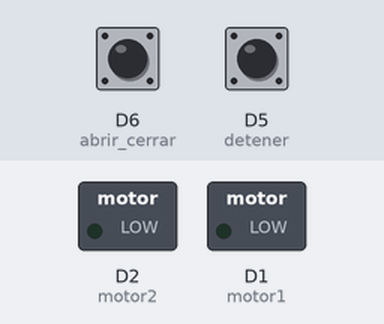
The program below on a simulated ESP8266 (NodeMCU). Parts: switched loads named in the program (green lamp = pin HIGH). The test bench sets the inputs (shaded band); at power-on: D6 (abrir_cerrar) HIGH, D5 (detener) HIGH.

Above: at 1.2 s.
1.3 s: D6 (abrir_cerrar) pulled LOW for 0.15 s
At 1.9 s:
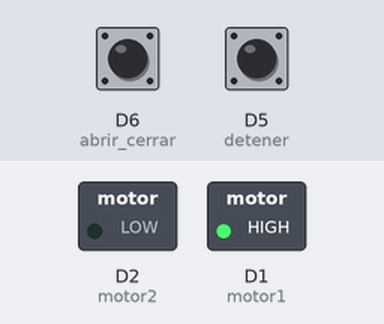
2.9 s: D5 (detener) pulled LOW for 0.15 s
At 3.2 s:
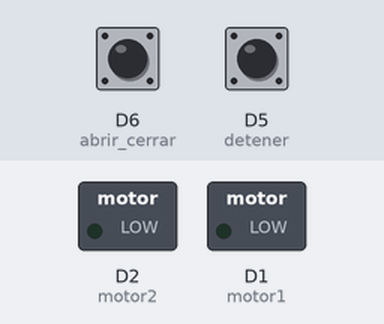
4.5 s: D6 (abrir_cerrar) pulled LOW for 1 s
At 5.8 s:
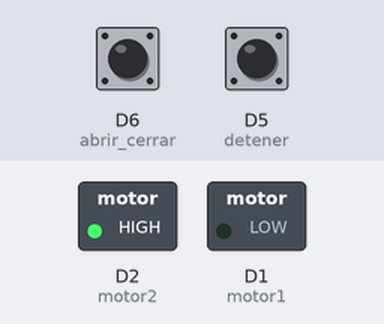
7.0 s: D5 (detener) pulled LOW for 1 s
At 7.8 s:
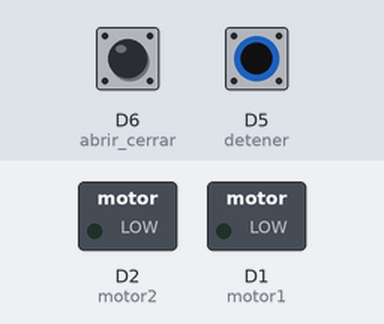
Timing chart, 0 to 10.0 s (numbered marks = the images above; inputs shaded):
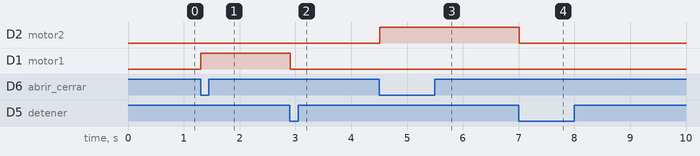

The program:

main.cpp
```cpp
#include <Arduino.h>

// Pines botones
const uint8_t detener = D5;
const uint8_t abrir_cerrar = D6;

// Pines salidas
const uint8_t motor1 = D1;
const uint8_t motor2 = D2;

// Variables de estado
bool lastEstadoLimite = HIGH;
bool lastEstadoBoton = HIGH;

bool dirSiguiente = true;  // true -> D1, false -> D2

void setup() {
    pinMode(detener, INPUT_PULLUP);
    pinMode(abrir_cerrar, INPUT_PULLUP);

    pinMode(motor1, OUTPUT);
    pinMode(motor2, OUTPUT);

    digitalWrite(motor1, LOW);
    digitalWrite(motor2, LOW);
}

void loop() {
    bool estadoLimite  = digitalRead(detener);
    bool estadoBoton = digitalRead(abrir_cerrar);

    // Si se pulsa alguno de los interruptores de limite, el motor se para
    if (lastEstadoLimite == HIGH && estadoLimite == LOW) {
        digitalWrite(motor1, LOW);
        digitalWrite(motor2, LOW);
    }

    // Si se pulsa el boton y el motor esta parado, se empieza a girar en la direccion contraria a la que estaba girando antes
    if (lastEstadoBoton == HIGH && estadoBoton == LOW) {

        if (digitalRead(motor1) == LOW && digitalRead(motor2) == LOW) {
            if (dirSiguiente) {
                digitalWrite(motor1, HIGH);
                digitalWrite(motor2, LOW);
            } else {
                digitalWrite(motor1, LOW);
                digitalWrite(motor2, HIGH);
            }

            // Alternar para la próxima vez
            dirSiguiente = !dirSiguiente;
        }
    }

    lastEstadoLimite  = estadoLimite;
    lastEstadoBoton = estadoBoton;

    delay(20); // antirrebote simple
}
```

Measured:
- after the input at 1.3 s, D1 (motor1): LOW → HIGH at once
- after the input at 2.9 s, D1 (motor1): HIGH → LOW at once
- after the input at 4.5 s, D2 (motor2): LOW → HIGH at once
- after the input at 7.0 s, D2 (motor2): HIGH → LOW at once
